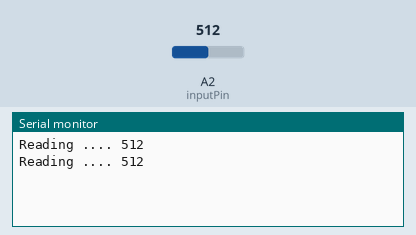
The sketch below on a simulated Arduino Uno, built with avr-gcc and run on an emulated ATmega328P. Shown: the last lines printed to the serial monitor. Inputs (shaded band) come from the test bench; at power-on: A2 (inputPin) = 512.

Above: at 1.8 s.
1.9 s: A2 (inputPin) set to 716
At 2.6 s:
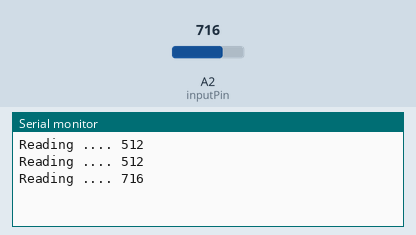
3.4 s: A2 (inputPin) set to 900
At 4.8 s:
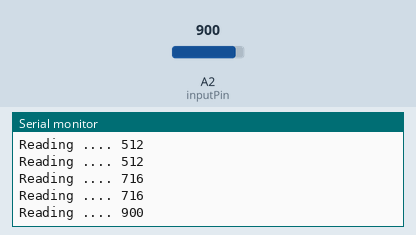
Timing chart, 0 to 6.4 s (numbered marks = the images above; inputs shaded):
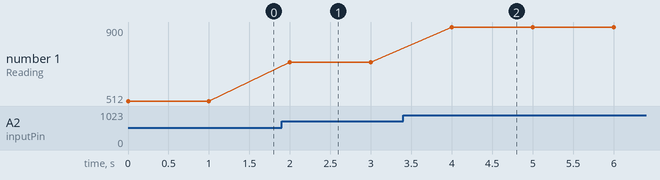

The sketch:

printvalue_photoresistor.ino
```cpp
// This program prints a photoresistors value to the serial monitor

int sensorPin = 2;  // digital pin to write HIGH too (attached to resistor but not the photoresistor)
int inputPin = 2;   // analog input pin from the high side of the photoresistor
int prValue;        // where the photoresistor value will be stored

void setup() {
    Serial.begin(9600);             // activate serial monitor
    pinMode(sensorPin, OUTPUT);     // set sensorPin to be output
    digitalWrite(sensorPin, HIGH);  // set sensorPin to HIGH
}

void loop() {
    Serial.print("Reading .... ");
    prValue = analogRead(inputPin); // Read value of the photoresistor
    Serial.println(prValue);        // Write the value to the serial monitor
    delay(1000);
}
```

Measured:
- after the input at 1.9 s, the serial monitor: prints a new line after 0.10 s (image 1)
- after the input at 3.4 s, the serial monitor: prints a new line after 0.60 s (image 2)
- plotted number 1: 512 → 716 after the input at 1.9 s, 716 → 900 after the input at 3.4 s
